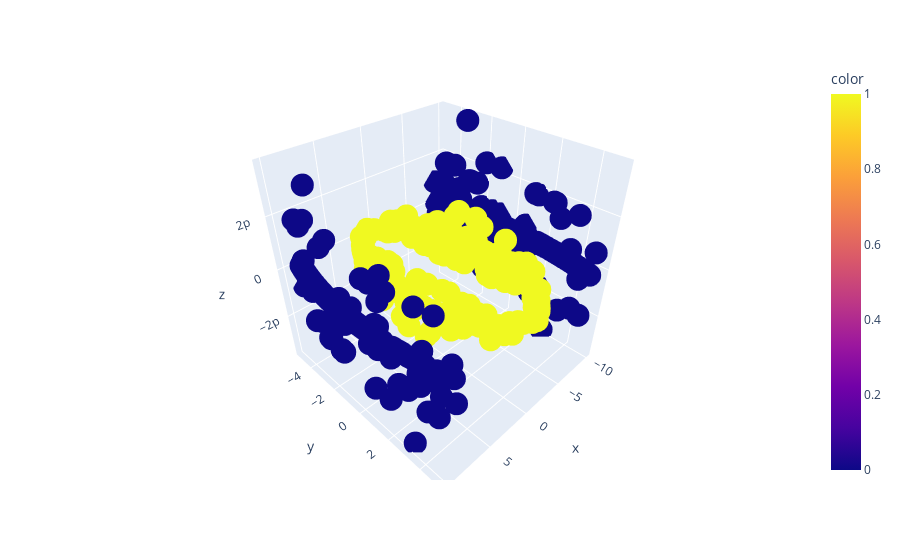

Notebook code cell kept with this figure:
### Markdown cell above
<b> Dataset visualization after applying linear kernel <b>

### Code cell
fig = px.scatter_3d(x=X[:, 0], y=X[:, 1], z=K_linear.sum(1),
              color=y)
fig.show()

### Figure 1 — Plotly figure (JSON) as saved in the notebook; plotly's stock layout.template omitted (floating-point values rounded to 4 significant figures; data arrays with more than 128 entries replaced by an {"elided": "..."} marker saying what was removed)
{"data": [{"hovertemplate": "x=%{x}<br>y=%{y}<br>z=%{z}<br>color=%{marker.color}<extra></extra>", "legendgroup": "", "marker": {"color": {"elided": "400 int values"}, "coloraxis": "coloraxis", "symbol": "circle"}, "mode": "markers", "name": "", "scene": "scene", "showlegend": false, "type": "scatter3d", "x": {"elided": "400 float values"}, "y": {"elided": "400 float values"}, "z": {"elided": "400 float values"}}], "layout": {"coloraxis": {"colorbar": {"title": {"text": "color"}}, "colorscale": [[0, "#0d0887"], [0.1111, "#46039f"], [0.2222, "#7201a8"], [0.3333, "#9c179e"], [0.4444, "#bd3786"], [0.5556, "#d8576b"], [0.6667, "#ed7953"], [0.7778, "#fb9f3a"], [0.8889, "#fdca26"], [1, "#f0f921"]]}, "legend": {"tracegroupgap": 0}, "margin": {"t": 60}, "scene": {"domain": {"x": [0, 1], "y": [0, 1]}, "xaxis": {"title": {"text": "x"}}, "yaxis": {"title": {"text": "y"}}, "zaxis": {"title": {"text": "z"}}}}}
